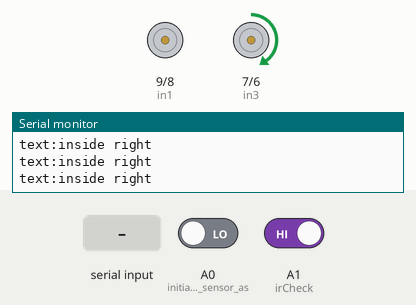
Bench run of a sketch on a simulated Arduino Uno, built with avr-gcc and run on an emulated ATmega328P. Parts: motor-driver pin pairs drawn as motors (green arrow = first pin HIGH = forward, orange = second pin HIGH = backward, longer = more drive, scaled by the enable pin), the last lines printed to the serial monitor. Inputs (shaded band) come from the test bench; at power-on: A0 (initialize_Left_sensor_as) LOW, A1 (irCheck) HIGH.

Above: at 1.2 s.
1.3 s: A0 (initialize_Left_sensor_as) driven HIGH
At 2.0 s:
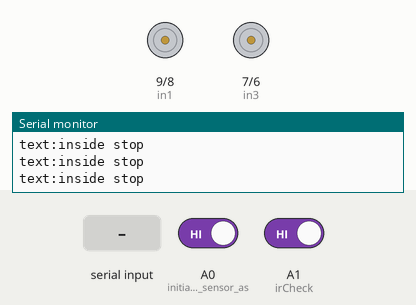
2.8 s: A1 (irCheck) driven LOW
At 4.0 s:
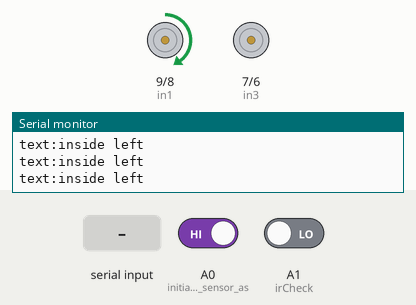
4.3 s: "FRONT" received over the second serial link
At 5.1 s:
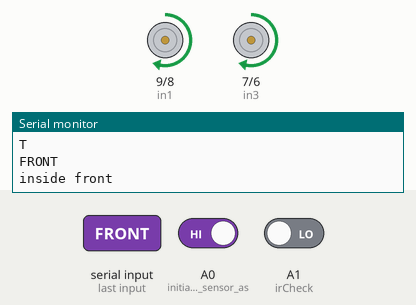
5.8 s: "BACK" received over the second serial link
At 6.3 s:
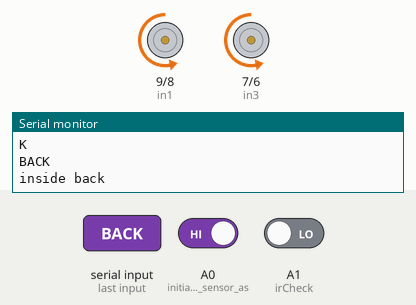
7.3 s: "RIGHT" received over the second serial link
At 8.7 s:
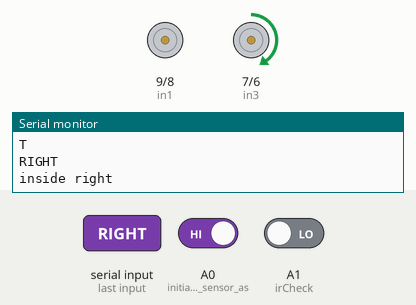
Timing chart, 0 to 9.8 s (numbered marks = the images above; inputs shaded):
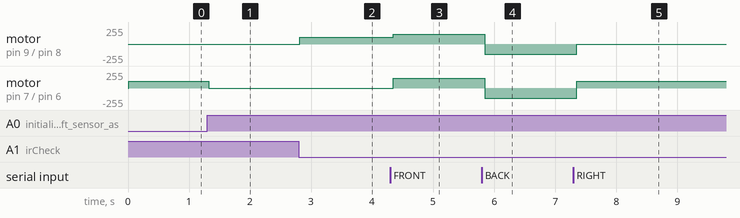

The sketch:

full_bot.ino
```cpp
#include <SoftwareSerial.h>

SoftwareSerial EEBlue(11, 12); // RX | TX
                               // left Sensor

#define enA 10
#define in1 9
#define in2 8
#define in3 7
#define in4 6
#define enB 5

unsigned long last_time = 0;
int M1_Speed = 150;           // speed of motor 1
int M2_Speed = 150;           // speed of motor 2
int LeftRotationSpeed = 100;  // Left Rotation Speed
int RightRotationSpeed = 100; // Right Rotation Speed
int LEFT_SENSOR;
int RIGHT_SENSOR;
String inpCmd;
int state = 0;
int statedecide = 1;
char character;

void setup()

{

    Serial.begin(9600);
    Serial.println("begin");

    EEBlue.begin(9600); // Default Baud for comm, it may be different for your Module. Serial.println("The bluetooth gates are open.\n Connect to HC-05 from any other bluetooth device with 1234 as pairing key!.");
    pinMode(in1, OUTPUT);
    pinMode(in2, OUTPUT);
    pinMode(in3, OUTPUT);
    pinMode(in4, OUTPUT);

    pinMode(enA, OUTPUT);
    pinMode(enB, OUTPUT);

    pinMode(A0, INPUT); // initialize Left sensor as an input
    pinMode(A1, INPUT);
    delay(10);
}

void loop()

{

    // Feed any data from bluetooth to Terminal.

    inpCmd = "";
    unsigned long now_time = millis();

    if (state == 0)
    {
        irCheck();
    }
    else
    {
        bluetoohControl();
    }
    if (statedecide)
    {
      Serial.print("text:");
        if (EEBlue.available())
        {

            state = 1;

            Serial.print("State:");
            Serial.println(state);

            statedecide = 0;
        }
        else
        {
            state = 0;
        }
    }

}

void bluetoohControl()
{
    while (EEBlue.available())
    {
        character = EEBlue.read();
        Serial.println(character);
        if (character == ' ')
        {
            break;
        }
        inpCmd.concat(character);
    }
        Serial.println(inpCmd);
    if (inpCmd == "FRONT")
    {
        forward();
    }
    else if (inpCmd == "RIGHT")
    {
        right();
    }
    else if (inpCmd == "LEFT")
    {
        left();
    }
    else if (inpCmd == "BACK")
    {
        backward();
    }
    else if (inpCmd == "STOP")
    {
        Stop();
    }
    delay(100);
}
void irCheck()
{
    LEFT_SENSOR = digitalRead(A0);
    RIGHT_SENSOR = digitalRead(A1);
    if (RIGHT_SENSOR == 0 && LEFT_SENSOR == 0)
    {
        forward(); // FORWARD
    }

    else if (RIGHT_SENSOR == 0 && LEFT_SENSOR == 1)
    {
        left(); // Move Right
    }

    else if (RIGHT_SENSOR == 1 && LEFT_SENSOR == 0)
    {

        right();
    }

    else if (RIGHT_SENSOR == 1 && LEFT_SENSOR == 1)
    {
        Stop(); // STOP
    }
}
void forward()
{
    Serial.println("inside front");
    digitalWrite(in1, HIGH);
    digitalWrite(in2, LOW);
    digitalWrite(in3, HIGH);
    digitalWrite(in4, LOW);

    analogWrite(enA, M1_Speed);
    analogWrite(enB, M2_Speed);
}

void backward()
{
    Serial.println("inside back");
    digitalWrite(in1, LOW);
    digitalWrite(in2, HIGH);
    digitalWrite(in3, LOW);
    digitalWrite(in4, HIGH);

    analogWrite(enA, M1_Speed);
    analogWrite(enB, M2_Speed);
}

void right()
{
    Serial.println("inside right");
    digitalWrite(in1, LOW);
    digitalWrite(in2, LOW);
    digitalWrite(in3, HIGH);
    digitalWrite(in4, LOW);

    analogWrite(enA, LeftRotationSpeed);
    analogWrite(enB, RightRotationSpeed);
}

void left()
{
    Serial.println("inside left");
    digitalWrite(in1, HIGH);
    digitalWrite(in2, LOW);
    digitalWrite(in3, LOW);
    digitalWrite(in4, LOW);

    analogWrite(enA, LeftRotationSpeed);
    analogWrite(enB, RightRotationSpeed);
}

void Stop()
{
    Serial.println("inside stop");
    digitalWrite(in1, LOW);
    digitalWrite(in2, LOW);
    digitalWrite(in3, LOW);
    digitalWrite(in4, LOW);
    analogWrite(enA, 0);
    analogWrite(enB, 0);
}
```

Measured:
- after the input at 1.3 s, motor on pin 7 (in3) / pin 6 (in4): forward 100/255 → stopped at once
- after the input at 2.8 s, motor on pin 9 (in1) / pin 8 (in2): stopped → forward 100/255 at once
- after the input at 4.3 s, motor on pin 9 (in1) / pin 8 (in2): forward 100/255 → forward 150/255 after 0.05 s; motor on pin 7 (in3) / pin 6 (in4): stopped → forward 150/255 after 0.05 s
- after the input at 5.8 s, motor on pin 9 (in1) / pin 8 (in2), motor on pin 7 (in3) / pin 6 (in4): forward 150/255 → backward 150/255 after 0.05 s
- after the input at 7.3 s, motor on pin 9 (in1) / pin 8 (in2): backward 150/255 → stopped after 0.05 s; motor on pin 7 (in3) / pin 6 (in4): backward 150/255 → forward 100/255 after 0.05 s
